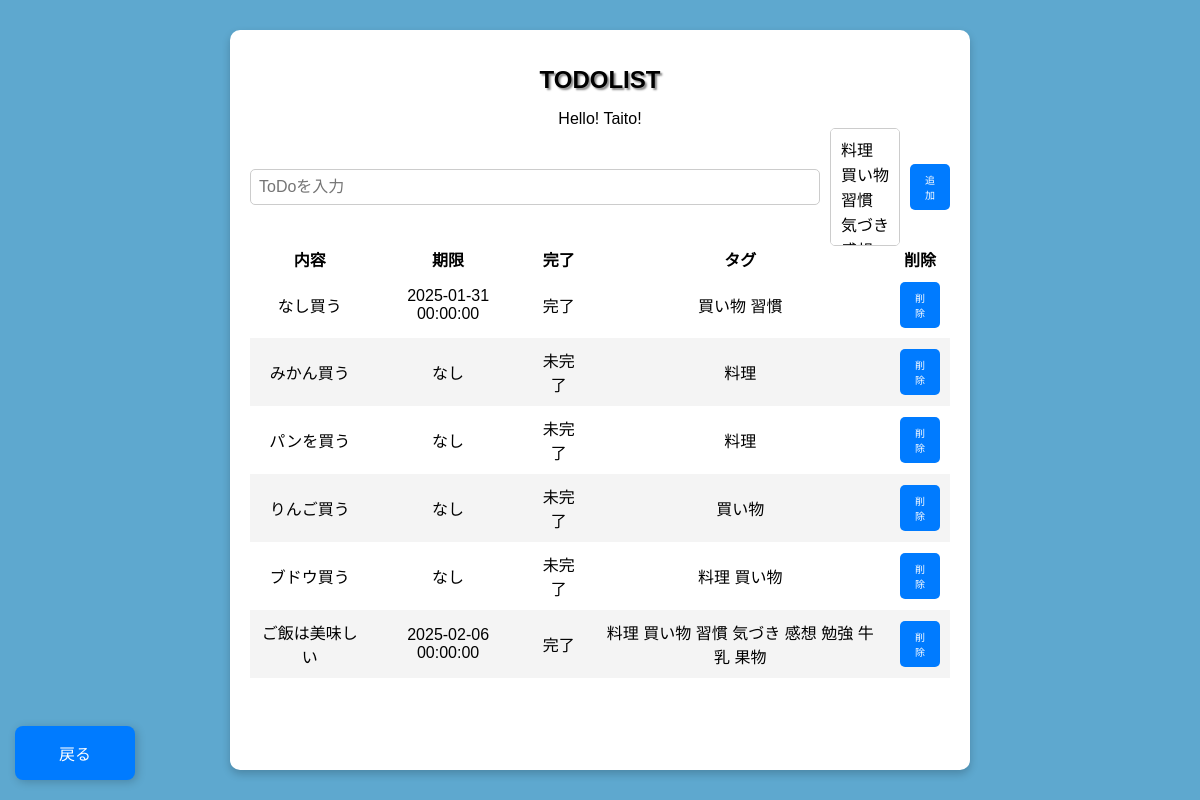
Screenshot of /todo with the database file from the repository.
### app/database/table/models.py (models this page shows)
class Todo(Base):
    __tablename__ = 'todo'
    __table_args__ = {
        'comment': 'todoの内容を管理するテーブル'
    }
    id   = Column('todo_id', Integer, primary_key=True, autoincrement=True)
    box  = Column('box', String(200), nullable=False)
    date = Column('date', DateTime, nullable=True)  # 現在時刻をデフォルトに設定
    completed = Column('completed', Boolean, default=False)
    settings = relationship("Set", back_populates="todo", cascade="all, delete-orphan")

class Tag(Base):
    __tablename__ = 'tag'
    __table_args__ = {
        'comment': 'tagの内容を管理するテーブル'
    }
    id   = Column('tag_id', Integer, primary_key=True, autoincrement=True)
    desc = Column('description', String(200), nullable=False)
    settings = relationship("Set", back_populates="tag", cascade="all, delete-orphan")

### app/main.py (the view)
@app.get("/todo")
async def read_todolist(request: Request):
    tag_list = db.query(Tag).all()
    todo_list = db.query(Todo).all()
    todo_list_with_tags = []
    for todo in todo_list:
        set_tags = (
            db.query(Tag.desc)
            .join(Set, Set.tag_id == Tag.id)
            .filter(Set.todo_id == todo.id)
            .all()
        )
        tag_descs = [set_tag.desc for set_tag in set_tags]
        todo_list_with_tags.append({
            "todo": todo,
            "set_tag_descs": tag_descs
        })
    db.close()
    return templates.TemplateResponse("todolist.html", {
        "request": request,
        "name": "Taito!",
        "todo_list": todo_list_with_tags,
        "tag_list": tag_list,
    })

### app/templates/todolist.html (shortened to what this page needs)
{%- extends "layout.html" %}
{%- block content %}
    <form id="todo-form" class="todo-form" method="POST" action="/todo">
        <input type="text" id="todo-input" class="todo-input" placeholder="ToDoを入力" name="box" required>
        <select id="tag-select" class="tag-select" name="tag" multiple>
            {% for tag in tag_list %}
                <option value="{{ tag.id }}">{{ tag.desc }}</option>
            {% endfor %}
        </select>
        <button type="submit" class="add-button">追加</button>
    </form>
    <table style="border-collapse: separate; border-spacing: 0;">
        <thead>
            <tr>
                <th>内容</th>
                <th>期限</th>
                <th>完了</th>
                <th>タグ</th>
                <th>削除</th>
            </tr>
        </thead>
        <tbody id="todo-list">
            {% for item in todo_list %}
            <tr>
                <td>
                    <a href="/todo/{{ item.todo.id }}" style="color: black; text-decoration: none;">
                        {{ item.todo.box }}
                    </a>
                </td>
                <td>{{ item.todo.date if item.todo.date else 'なし' }}</td>
                <td>{{ '完了' if item.todo.completed else '未完了' }}</td>
                <td>
                    {% if item.set_tag_descs %}
                        {% for tag_desc in item.set_tag_descs %}
                            <span>{{ tag_desc }}</span>
                        {% endfor %}
                    {% else %}
                        なし
                    {% endif %}
                </td>
                <td>
                    <button onclick="deleteTodo('{{ item.todo.id }}')" class="add-button">
                        削除
                    </button>
                </td>
            </tr>
            {% endfor %}
        </tbody>
    </table>
    <a href="/" class="back-button">戻る</a>
{%- endblock %}

### app/templates/layout.html (shortened to what this page needs)
<!DOCTYPE html>
<html lang="ja">
<head>
    <link rel="stylesheet" href="/app/static/css/styles.css">
</head>
<body>
    <div class="background">
        <h1>TODOLIST</h1>
        <div style="display: flex; flex-direction: column; min-height: 80vh">
            <div class="container">
                Hello! {{ name }}
            </div>
        {%- block content %}{% endblock %}
        </div>
    </div>
</body>
</html>

### app/static/css/styles.css (style rules this page uses)
body { font-family: Arial, sans-serif; background-color: #5ea8cf; display: flex; justify-content: center; align-items: center; height: 100vh; margin: 0; }
.background { background: white; padding: 20px; border-radius: 10px; box-shadow: 0 4px 8px rgba(0, 0, 0, 0.2); text-align: center; width: 700px; }
h1 { font-size: 24px; font-weight: bold; text-shadow: 2px 2px 2px #888; }
input { flex: 1; padding: 10px; border: 2px solid #ccc; border-radius: 5px; font-size: 16px; }
button { background-color: #3498db; color: white; border: none; padding: 10px; cursor: pointer; border-radius: 5px; font-size: 20px; width: 40px; }
.back-button { text-decoration: none; position: fixed; bottom: 20px; left: 15px; width: 40px; background-color: #007bff; color: white; border: none; padding: 15px 40px; border-radius: 8px; font-size: 16px; cursor: pointer; box-shadow: 2px 2px 10px rgba(0, 0, 0, 0.2); transition: background-color 0.3s ease; display: flex; align-items: center; justify-content: center; }
.todo-form { display: flex; align-items: center; gap: 10px; }
.todo-input, .tag-select { padding: 8px; font-size: 16px; border: 1px solid #ccc; border-radius: 5px; }
.add-button { padding: 8px 15px; font-size: 10px; background-color: #007bff; color: white; border: none; border-radius: 5px; cursor: pointer; transition: background-color 0.3s ease; }
table { width: 100%; border-spacing: 0; }
#todo-list tr:nth-child(even) { background-color: #f4f4f4; }
#todo-list tr:nth-child(odd) { background-color: #ffffff; }
#todo-list tr { border-bottom: 1px solid #ccc; }
#todo-list tr:last-child { border-bottom: none; }
td { padding: 10px; }

### rows the page displays
Todo: todo.box "なし買う", todo "2025-01-31 00:00:00", completed "完了"
Tag: {{ tag.id }} 3 (drawn), description "買い物"
Tag: {{ tag.id }} 4 (drawn), description "習慣"
Todo: todo.box "みかん買う", todo "なし", completed "未完了"
Tag: {{ tag.id }} 2 (drawn), description "料理"
Todo: todo.box "パンを買う", todo "なし", completed "未完了"
Todo: todo.box "りんご買う", todo "なし", completed "未完了"
Todo: todo.box "ブドウ買う", todo "なし", completed "未完了"
Todo: todo.box "ご飯は美味しい", todo "2025-02-06 00:00:00", completed "完了"
Tag: {{ tag.id }} 5 (drawn), description "気づき"
Tag: {{ tag.id }} 6 (drawn), description "感想"
Tag: description "勉強"
Tag: description "牛乳"
Tag: description "果物"

### other values shown
{{ name }} "Taito!"
